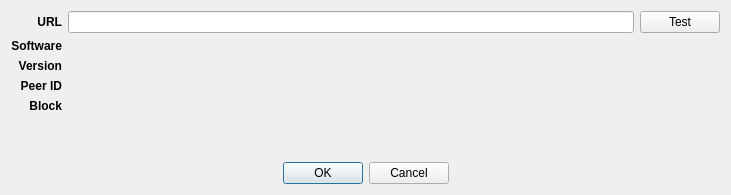
<?xml version="1.0" encoding="UTF-8"?>
<ui version="4.0">
 <class>nodeAddDialog</class>
 <widget class="QDialog" name="nodeAddDialog">
  <property name="geometry">
   <rect>
    <x>0</x>
    <y>0</y>
    <width>731</width>
    <height>195</height>
   </rect>
  </property>
  <property name="windowTitle">
   <string>Add server</string>
  </property>
  <layout class="QVBoxLayout" name="verticalLayout">
   <item>
    <layout class="QGridLayout" name="gridLayout">
     <item row="3" column="1">
      <widget class="QLabel" name="peerIDValueLabel">
       <property name="text">
        <string/>
       </property>
      </widget>
     </item>
     <item row="1" column="1">
      <widget class="QLabel" name="softwareValueLabel">
       <property name="text">
        <string/>
       </property>
      </widget>
     </item>
     <item row="3" column="0">
      <widget class="QLabel" name="peerIDLabel">
       <property name="font">
        <font>
         <weight>75</weight>
         <bold>true</bold>
        </font>
       </property>
       <property name="text">
        <string>Peer ID</string>
       </property>
       <property name="alignment">
        <set>Qt::AlignRight|Qt::AlignTrailing|Qt::AlignVCenter</set>
       </property>
      </widget>
     </item>
     <item row="0" column="2">
      <widget class="QPushButton" name="testButton">
       <property name="text">
        <string>Test</string>
       </property>
      </widget>
     </item>
     <item row="0" column="0">
      <widget class="QLabel" name="urlLabel">
       <property name="font">
        <font>
         <weight>75</weight>
         <bold>true</bold>
        </font>
       </property>
       <property name="text">
        <string>URL</string>
       </property>
       <property name="alignment">
        <set>Qt::AlignRight|Qt::AlignTrailing|Qt::AlignVCenter</set>
       </property>
      </widget>
     </item>
     <item row="2" column="0">
      <widget class="QLabel" name="versionLabel">
       <property name="font">
        <font>
         <weight>75</weight>
         <bold>true</bold>
        </font>
       </property>
       <property name="text">
        <string>Version</string>
       </property>
       <property name="alignment">
        <set>Qt::AlignRight|Qt::AlignTrailing|Qt::AlignVCenter</set>
       </property>
      </widget>
     </item>
     <item row="2" column="1">
      <widget class="QLabel" name="versionValueLabel">
       <property name="text">
        <string/>
       </property>
      </widget>
     </item>
     <item row="1" column="0">
      <widget class="QLabel" name="softwareLabel">
       <property name="font">
        <font>
         <weight>75</weight>
         <bold>true</bold>
        </font>
       </property>
       <property name="text">
        <string>Software</string>
       </property>
       <property name="alignment">
        <set>Qt::AlignRight|Qt::AlignTrailing|Qt::AlignVCenter</set>
       </property>
      </widget>
     </item>
     <item row="0" column="1">
      <widget class="QLineEdit" name="urlLineEdit"/>
     </item>
     <item row="4" column="0">
      <widget class="QLabel" name="blockLabel">
       <property name="font">
        <font>
         <weight>75</weight>
         <bold>true</bold>
        </font>
       </property>
       <property name="text">
        <string>Block</string>
       </property>
       <property name="alignment">
        <set>Qt::AlignRight|Qt::AlignTrailing|Qt::AlignVCenter</set>
       </property>
      </widget>
     </item>
     <item row="4" column="1">
      <widget class="QLabel" name="blockValueLabel">
       <property name="text">
        <string/>
       </property>
      </widget>
     </item>
    </layout>
   </item>
   <item>
    <widget class="QLabel" name="errorLabel">
     <property name="styleSheet">
      <string notr="true">color: red</string>
     </property>
     <property name="text">
      <string/>
     </property>
     <property name="alignment">
      <set>Qt::AlignCenter</set>
     </property>
    </widget>
   </item>
   <item>
    <widget class="QDialogButtonBox" name="buttonBox">
     <property name="orientation">
      <enum>Qt::Horizontal</enum>
     </property>
     <property name="standardButtons">
      <set>QDialogButtonBox::Cancel|QDialogButtonBox::Ok</set>
     </property>
     <property name="centerButtons">
      <bool>true</bool>
     </property>
    </widget>
   </item>
  </layout>
 </widget>
 <tabstops>
  <tabstop>urlLineEdit</tabstop>
  <tabstop>testButton</tabstop>
 </tabstops>
 <resources/>
 <connections>
  <connection>
   <sender>buttonBox</sender>
   <signal>accepted()</signal>
   <receiver>nodeAddDialog</receiver>
   <slot>accept()</slot>
   <hints>
    <hint type="sourcelabel">
     <x>248</x>
     <y>254</y>
    </hint>
    <hint type="destinationlabel">
     <x>157</x>
     <y>274</y>
    </hint>
   </hints>
  </connection>
  <connection>
   <sender>buttonBox</sender>
   <signal>rejected()</signal>
   <receiver>nodeAddDialog</receiver>
   <slot>reject()</slot>
   <hints>
    <hint type="sourcelabel">
     <x>316</x>
     <y>260</y>
    </hint>
    <hint type="destinationlabel">
     <x>286</x>
     <y>274</y>
    </hint>
   </hints>
  </connection>
 </connections>
</ui>
